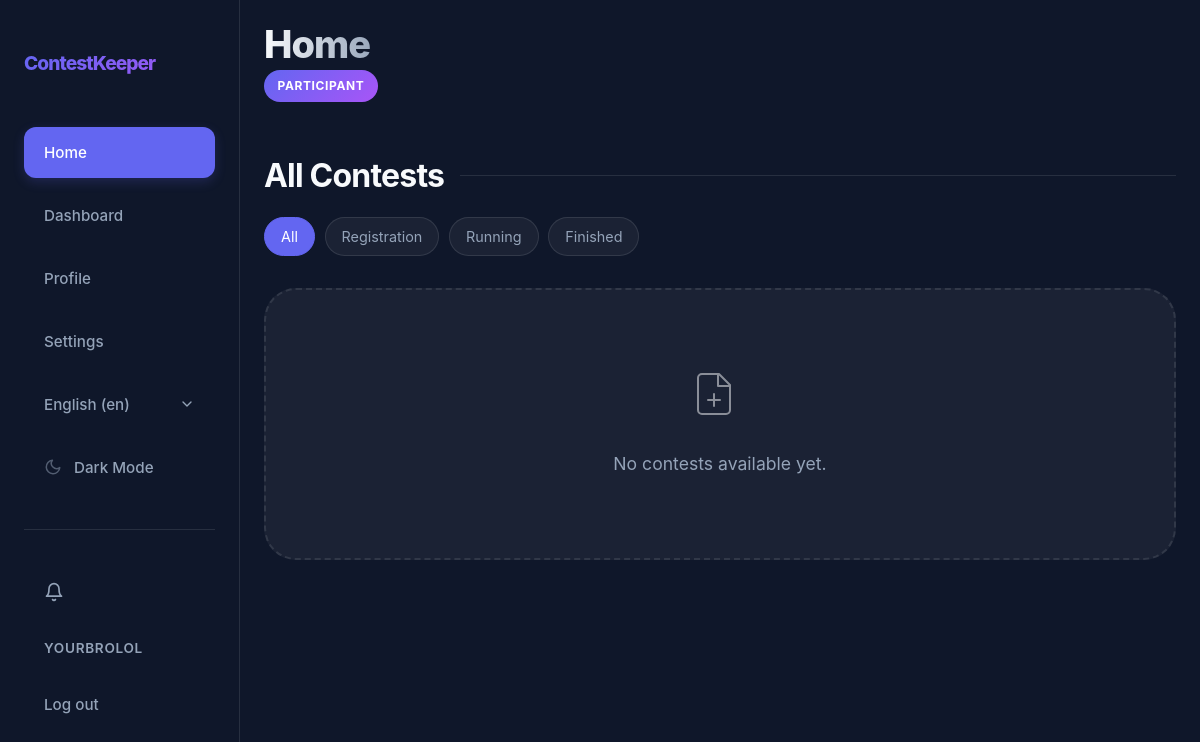
The app's page /en/ (signed in), older data.
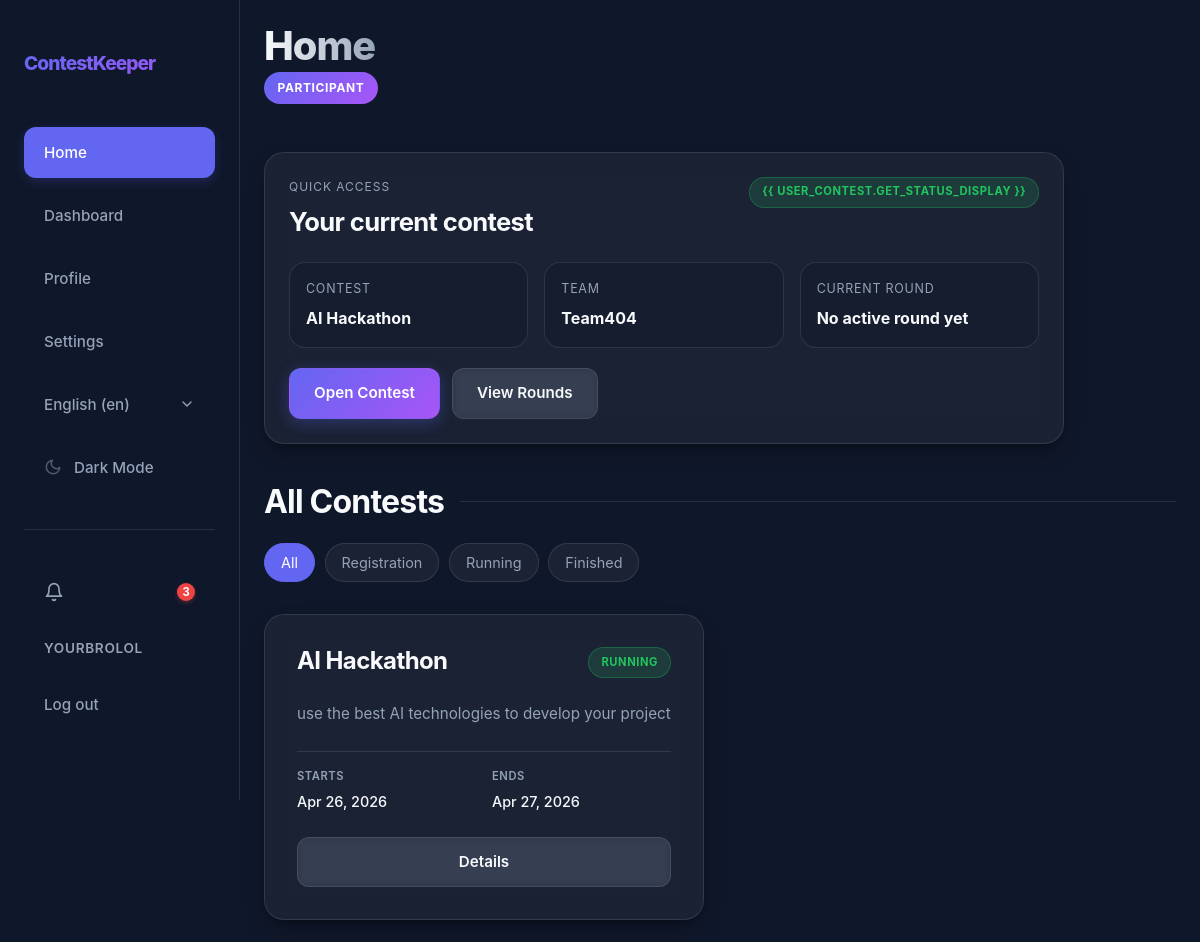
The same page, newer data.
### app/models.py (models this page shows, shortened)
class Contest(models.Model):
    class Status(models.TextChoices):
        DRAFT = "DRAFT", _("Draft")
        REGISTRATION = "REGISTRATION", _("Registration")
        RUNNING = "RUNNING", _("Running")
        FINISHED = "FINISHED", _("Finished")
    name = models.CharField(max_length=100)
    description = models.TextField(max_length=500)
    registration_start = models.DateTimeField(null=True, blank=True)
    registration_end = models.DateTimeField(null=True, blank=True)
    start_date = models.DateTimeField()
    end_date = models.DateTimeField()
    max_teams = models.PositiveIntegerField(null=True, blank=True)
    format = models.CharField(max_length=50, blank=True, help_text="e.g. Online, Onsite, Hybrid")
    organizer = models.ForeignKey(User, on_delete=models.CASCADE, related_name="organized_contests", null=True, blank=True)
    status = models.CharField(choices=Status.choices, default=Status.DRAFT)
    is_draft = models.BooleanField(default=True)
    jurys = models.ManyToManyField(User, related_name="judged_contests", blank=True)
    participants = models.ManyToManyField(User, related_name="participated_contests", blank=True)
    teams = models.ManyToManyField(Team, related_name="teams_in_contests", blank=True)

class Team(models.Model):
    class Status(models.TextChoices):
        DRAFT = "DRAFT", _("Draft")
        ACTIVE = "ACTIVE", _("Active")
    name = models.CharField(max_length=100)
    description = models.TextField(max_length=200, blank=True)
    status = models.CharField(choices=Status.choices, default=Status.DRAFT)
    participants = models.ManyToManyField(User, related_name="participated_teams")
    captain = models.ForeignKey(User, on_delete=models.CASCADE, related_name="captained_teams", null=True, blank=True)
    blacklisted_members = models.ManyToManyField(User, related_name="blacklisted_from_teams", blank=True)
    organization = models.CharField(max_length=100, blank=True)
    telegram_link = models.URLField(blank=True)
    discord_link = models.URLField(blank=True)
    website_link = models.URLField(blank=True)

### app/views/views_general.py (the view)
# urls.py: path("", views.HomeView.as_view(), name="home"),
class HomeView(RedirectToRegisterMixin, TemplateView):
    template_name = "app/core/index.html"
    def get_context_data(self, **kwargs):
        contests = Contest.objects.exclude(status=Contest.Status.DRAFT)
        status_filter = self.request.GET.get("status", "")
        valid_statuses = {choice for choice, _ in Contest.Status.choices if choice != Contest.Status.DRAFT}
        if status_filter in valid_statuses:
            contests = contests.filter(status=status_filter)
        else:
            status_filter = ""
        user_contest = None
        user_team = None
        active_round = None
        user = self.request.user
        if user.is_authenticated and user.is_participant():
            contest_priority = [
                Contest.Status.RUNNING,
                Contest.Status.REGISTRATION,
                Contest.Status.FINISHED,
            ]
            for status in contest_priority:
                user_team = (
                    Team.objects.filter(participants=user, teams_in_contests__status=status)
                    .select_related("captain")
                    .prefetch_related("teams_in_contests")
                    .order_by("name")
                    .first()
                )
                if user_team:
                    user_contest = (
                        user_team.teams_in_contests.exclude(status=Contest.Status.DRAFT)
                        .filter(status=status)
                        .order_by("start_date")
                        .first()
                    )
                    if user_contest:
                        break
            if user_contest:
                active_round = (
                    user_contest.rounds.filter(status=Round.Status.ACTIVE)
                    .order_by("deadline", "order")
                    .first()
                )
        return super().get_context_data(
            contests=contests.order_by("start_date", "name"),
            status_filter=status_filter,
            status_choices=[choice for choice in Contest.Status.choices if choice[0] != Contest.Status.DRAFT],
            user_contest=user_contest,
            user_team=user_team,
            active_round=active_round,
            **kwargs,
        )

### app/context_processors.py (called while the page is built)
def notification_count(request):
    if request.user.is_authenticated:
        return {
            'unread_notification_count': request.user.notifications.filter(is_read=False).count()
        }
    return {'unread_notification_count': 0}

### app/models.py (called while the page is built)
    def is_participant(self):
        return self.role == self.Role.PARTICIPANT

### app/templates/app/core/index.html (shortened to what this page needs)
{% extends 'app/core/base.html' %}
{% load static i18n %}
{% block extra_css %}
<link rel="stylesheet" href="{% static 'css/core/index.css' %}">
<link rel="stylesheet" href="{% static 'css/core/home.css' %}">
{% endblock %}
{% block content %}
<header class="dashboard-header">
    <div class="header-left">
        <h1 id="h1">{% trans "Home" %}</h1>
        <span class="role-badge">{{ user.get_role_display }}</span>
    </div>
</header>
{% if user_contest %}
<section class="quick-access glass-panel">
    <div class="quick-access__header">
        <div>
            <p class="quick-access__eyebrow">{% trans "Quick Access" %}</p>
            <h2>{% trans "Your current contest" %}</h2>
        </div>
        <span class="status-indicator status-{{ user_contest.status|lower }}">{{ user_contest.get_status_display
            }}</span>
    </div>
    <div class="quick-access__grid">
        <div class="quick-access__item">
            <span class="label">{% trans "Contest" %}</span>
            <strong>{{ user_contest.name }}</strong>
        </div>
        <div class="quick-access__item">
            <span class="label">{% trans "Team" %}</span>
            <strong>{{ user_team.name }}</strong>
        </div>
        <div class="quick-access__item">
            <span class="label">{% trans "Current round" %}</span>
            <strong>{% if active_round %}{{ active_round.title }}{% else %}{% trans "No active round yet" %}{% endif %}</strong>
        </div>
    </div>
    <div class="quick-access__actions">
        <a href="{% url 'contest_detail' user_contest.pk %}" class="btn btn-primary">{% trans "Open Contest" %}</a>
        <a href="{% url 'contest_rounds_team' user_contest.pk %}" class="btn btn-secondary">{% trans "View Rounds" %}</a>
    </div>
</section>
{% endif %}
<section class="home-contests-section">
    <div class="home-section-header">
        <h2 class="section-title">{% trans "All Contests" %}</h2>
        <div class="filter-bar">
            <a href="{% url 'home' %}" class="filter-btn {% if not status_filter %}active{% endif %}">{% trans "All" %}</a>
            {% for value, label in status_choices %}
            <a href="{% url 'home' %}?status={{ value }}"
                class="filter-btn {% if status_filter == value %}active{% endif %}">{{ label }}</a>
            {% endfor %}
        </div>
    </div>
    <div class="contest-grid">
        {% for contest in contests %}
        <div class="contest-card">
            <div class="contest-card-header">
                <h3>{{ contest.name }}</h3>
                <span class="status-indicator status-{{ contest.status|lower }}">{{ contest.get_status_display }}</span>
            </div>
            <p class="contest-description">{{ contest.description }}</p>
            <div class="contest-details">
                <div class="detail-item">
                    <span class="label">{% trans "Starts" %}</span>
                    <span class="value">{{ contest.start_date|date:"M d, Y" }}</span>
                </div>
                <div class="detail-item">
                    <span class="label">{% trans "Ends" %}</span>
                    <span class="value">{{ contest.end_date|date:"M d, Y" }}</span>
                </div>
            </div>
            <div class="contest-actions">
                <a href="{% url 'contest_detail' contest.id %}" class="btn btn-secondary">{% trans "Details" %}</a>
            </div>
        </div>
        {% empty %}
        <div class="empty-state">
            <div class="empty-icon">
            </div>
            <p>{% if status_filter %}{% trans "No contests match this filter yet." %}{% else %}{% trans "No contests available yet." %}{% endif %}</p>
        </div>
        {% endfor %}
    </div>
</section>
{% endblock %}

### app/templates/app/core/nav.html (shortened to what this page needs)
{% load static i18n %}
<nav id="nav">
    <div class="nav-container">
        <a href="{% url 'home' %}" class="nav-logo">ContestKeeper</a>
        <div class="nav-links">
            <button data-url="{% url 'home' %}" class="nav-link" id="homeBtn">{% trans "Home" %}</button>
            <button data-url="{% url 'dashboard' %}" class="nav-link" id="dashboardBtn">{% trans "Dashboard" %}</button>
            <button data-url="{% url 'profile' %}" class="nav-link" id="profileBtn">{% trans "Profile" %}</button>
            <button data-url="{% url 'settings' %}" class="nav-link" id="settingsBtn">{% trans "Settings" %}</button>
            <div class="nav-lang-switcher">
                <form action="{% url 'set_language' %}" method="post" class="form-001">
                    <select name="language" onchange="this.form.submit()" class="nav-lang-select" aria-label="{% trans 'Select language' %}">
                        {% get_current_language as LANGUAGE_CODE %}
                        {% get_available_languages as LANGUAGES %}
                        {% get_language_info_list for LANGUAGES as languages %}
                        {% for language in languages %}
                            <option value="{{ language.code }}"{% if language.code == LANGUAGE_CODE %} selected{% endif %}>
                                {{ language.name_local }} ({{ language.code }})
                            </option>
                        {% endfor %}
                    </select>
                </form>
            </div>
            <button id="themeToggle" class="nav-link" aria-label="{% trans 'Toggle theme' %}">
                <svg id="themeIcon" width="18" height="18" viewBox="0 0 24 24" fill="none" stroke="currentColor" stroke-width="2" stroke-linecap="round" stroke-linejoin="round" class="svg-001">
                    <path d="M21 12.79A9 9 0 1 1 11.21 3 7 7 0 0 0 21 12.79z"></path>
                </svg>
                <span id="themeText">{% if request.COOKIES.theme == 'light' %}{% trans "Light Mode" %}{% else %}{% trans "Dark Mode" %}{% endif %}</span>
            </button>
            <hr class="nav-auth-divider">
            {% if user.is_authenticated %}
            <button data-url="{% url 'notification_list' %}" class="nav-link notification-btn" id="notificationsBtn" aria-label="{% trans 'Notifications' %}">
                <svg width="20" height="20" viewBox="0 0 24 24" fill="none" stroke="currentColor" stroke-width="2" stroke-linecap="round" stroke-linejoin="round">
                    <path d="M18 8A6 6 0 0 0 6 8c0 7-3 9-3 9h18s-3-2-3-9"></path>
                    <path d="M13.73 21a2 2 0 0 1-3.46 0"></path>
                </svg>
                {% if unread_notification_count %}
                <span class="notification-badge">{{ unread_notification_count }}</span>
                {% endif %}
            </button>
            <span class="nav-user">{{ user.username }}</span>
            <form method="post" action="{% url 'logout' %}" class="nav-logout-form">
                <button type="submit" class="nav-link">{% trans "Log out" %}</button>
            </form>
            {% else %}
            <a href="{% url 'register' %}" class="nav-link">{% trans "Register" %}</a>
            <a href="{% url 'login' %}" class="nav-link">{% trans "Log in" %}</a>
            {% endif %}
        </div>
    </div>
</nav>

Row changes from the older to the newer data that the page shows:
added Contest: name "AI Hackathon", status "RUNNING", description "use the best AI technologies to develop your project", start_date "Apr 26, 2026", end_date "Apr 27, 2026"
added Team: name "Team404"
Text that changed along with them:
{{ unread_notification_count }}: (not shown) → "3"
text no longer shown: "No contests available yet."
text now shown: "QUICK ACCESS Your current contest {{ USER_CONTEST.GET_STATUS_DISPLAY }} CONTEST TEAM CURRENT ROUND No active round yet Open Contest View Rounds"
